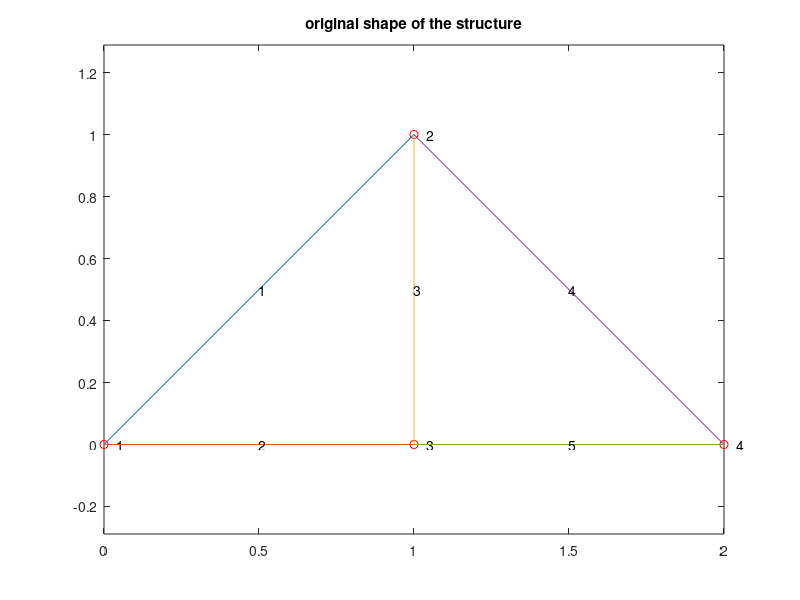

MATLAB code to generate this figure:
%  INPUT FOR 2D-PLANE TRUSS PROBLEM (SI unit)
clear all, close all

%  Information of truss element
ndof=2;  % degree of freedom for each node
npe=2;   % node per element
nmode=2; % number of mode extracted

%   Node data: NODE=[#1 #2 #3]
%   #1: node number, #2: x-coordinate, #3: y-coordinate
NODE=[
1 0  0
2 1  1
3 1  0
4 2  0];
nnode=length(NODE);  % total number of node

%   Element data: ELEM=[#1 #2 #3]
%   #1: element number, #2: node number 1, #3: node number 2
ELEM=[
1 1 2
2 1 3
3 2 3
4 2 4
5 3 4];
nelem=length(ELEM);   % total number of elements

% Area of the cross-section
A=0.0003;   

%  Young's Modulus
E=70E9;

%  mass density
rho=2700;

%  Boundary condition: BC=[#1 #2 #3]
%   #1: node number, #2: x-constraint (0:free, 1:fixed) 
%   #3: y-constraint (0:free, 1:fixed)
BC=[ 
1 1 1
2 0 0 
3 0 0
4 0 1]; % x, y go jeong state

%  External loads: F=[#1 #2 #3]
%   #1: node number, #2: x-directional load, #3: y-directional load
F=[
1 0 0
2 0 0 
3 0 -100000
4 0 0]; % boundary condition

%%%%%%%%%%%%%%%%%%%%%%%%%%%%%%%%%%%%
%  Plot truss structure
%%%%%%%%%%%%%%%%%%%%%%%%%%%%%%%%%%%%
figure(1)
plot(NODE(:,2),NODE(:,3),'ro'), hold on
text(NODE(:,2)+0.02*max(NODE(:,2)),NODE(:,3),int2str(NODE(:,1)));
for i=1:nelem
   x1=NODE(ELEM(i,2),2);
   y1=NODE(ELEM(i,2),3);
   x2=NODE(ELEM(i,3),2);
   y2=NODE(ELEM(i,3),3);

   X=[x1,x2];  Y = [y1,y2];
   figure(1)
   plot(X,Y)
   text((x1+x2)/2,(y1+y2)/2,int2str(ELEM(i,1)));
end
title('original shape of the structure'), axis equal
hold off